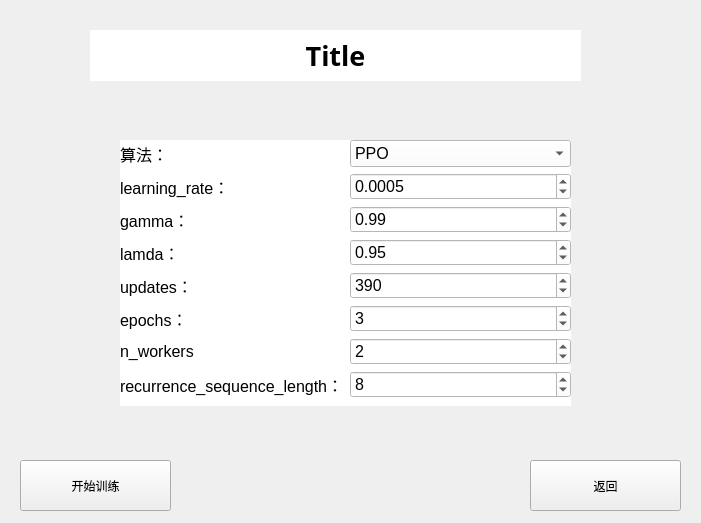
<?xml version="1.0" encoding="UTF-8"?>
<ui version="4.0">
 <class>Form</class>
 <widget class="QWidget" name="Form">
  <property name="geometry">
   <rect>
    <x>0</x>
    <y>0</y>
    <width>701</width>
    <height>523</height>
   </rect>
  </property>
  <property name="windowTitle">
   <string>Form</string>
  </property>
  <widget class="QLabel" name="label">
   <property name="geometry">
    <rect>
     <x>90</x>
     <y>30</y>
     <width>491</width>
     <height>51</height>
    </rect>
   </property>
   <property name="font">
    <font>
     <family>黑体</family>
     <pointsize>20</pointsize>
     <weight>75</weight>
     <bold>true</bold>
    </font>
   </property>
   <property name="styleSheet">
    <string notr="true">background-color: white;</string>
   </property>
   <property name="text">
    <string>Title</string>
   </property>
   <property name="alignment">
    <set>Qt::AlignCenter</set>
   </property>
  </widget>
  <widget class="QPushButton" name="pushButton_3">
   <property name="geometry">
    <rect>
     <x>530</x>
     <y>460</y>
     <width>151</width>
     <height>51</height>
    </rect>
   </property>
   <property name="text">
    <string>返回</string>
   </property>
  </widget>
  <widget class="QPushButton" name="pushButton">
   <property name="geometry">
    <rect>
     <x>20</x>
     <y>460</y>
     <width>151</width>
     <height>51</height>
    </rect>
   </property>
   <property name="text">
    <string>开始训练</string>
   </property>
  </widget>
  <widget class="QWidget" name="formLayoutWidget">
   <property name="geometry">
    <rect>
     <x>120</x>
     <y>140</y>
     <width>451</width>
     <height>266</height>
    </rect>
   </property>
   <property name="font">
    <font>
     <pointsize>12</pointsize>
    </font>
   </property>
   <property name="styleSheet">
    <string notr="true">background-color: white;</string>
   </property>
   <layout class="QFormLayout" name="formLayout">
    <property name="fieldGrowthPolicy">
     <enum>QFormLayout::AllNonFixedFieldsGrow</enum>
    </property>
    <item row="0" column="0">
     <widget class="QLabel" name="label_2">
      <property name="font">
       <font>
        <pointsize>12</pointsize>
       </font>
      </property>
      <property name="styleSheet">
       <string notr="true">background-color: white;</string>
      </property>
      <property name="text">
       <string>算法：</string>
      </property>
     </widget>
    </item>
    <item row="0" column="1">
     <widget class="QComboBox" name="comboBox">
      <property name="font">
       <font>
        <pointsize>12</pointsize>
       </font>
      </property>
      <property name="styleSheet">
       <string notr="true">background-color: white;</string>
      </property>
      <item>
       <property name="text">
        <string>PPO</string>
       </property>
      </item>
      <item>
       <property name="text">
        <string>SAC</string>
       </property>
      </item>
     </widget>
    </item>
    <item row="1" column="0">
     <widget class="QLabel" name="label_3">
      <property name="font">
       <font>
        <pointsize>12</pointsize>
       </font>
      </property>
      <property name="styleSheet">
       <string notr="true">background-color: white;</string>
      </property>
      <property name="text">
       <string>learning_rate：</string>
      </property>
     </widget>
    </item>
    <item row="1" column="1">
     <widget class="QDoubleSpinBox" name="doubleSpinBox">
      <property name="font">
       <font>
        <pointsize>12</pointsize>
       </font>
      </property>
      <property name="styleSheet">
       <string notr="true">background-color: white;</string>
      </property>
      <property name="decimals">
       <number>4</number>
      </property>
      <property name="value">
       <double>0.000500000000000</double>
      </property>
     </widget>
    </item>
    <item row="2" column="0">
     <widget class="QLabel" name="label_4">
      <property name="font">
       <font>
        <pointsize>12</pointsize>
       </font>
      </property>
      <property name="styleSheet">
       <string notr="true">background-color: white;</string>
      </property>
      <property name="text">
       <string>gamma：</string>
      </property>
     </widget>
    </item>
    <item row="2" column="1">
     <widget class="QDoubleSpinBox" name="doubleSpinBox_2">
      <property name="font">
       <font>
        <pointsize>12</pointsize>
       </font>
      </property>
      <property name="styleSheet">
       <string notr="true">background-color: white;</string>
      </property>
      <property name="decimals">
       <number>2</number>
      </property>
      <property name="value">
       <double>0.990000000000000</double>
      </property>
     </widget>
    </item>
    <item row="3" column="0">
     <widget class="QLabel" name="label_5">
      <property name="font">
       <font>
        <pointsize>12</pointsize>
       </font>
      </property>
      <property name="styleSheet">
       <string notr="true">background-color: white;</string>
      </property>
      <property name="text">
       <string>lamda：</string>
      </property>
     </widget>
    </item>
    <item row="3" column="1">
     <widget class="QDoubleSpinBox" name="doubleSpinBox_3">
      <property name="font">
       <font>
        <pointsize>12</pointsize>
       </font>
      </property>
      <property name="styleSheet">
       <string notr="true">background-color: white;</string>
      </property>
      <property name="value">
       <double>0.950000000000000</double>
      </property>
     </widget>
    </item>
    <item row="4" column="0">
     <widget class="QLabel" name="label_6">
      <property name="font">
       <font>
        <pointsize>12</pointsize>
       </font>
      </property>
      <property name="styleSheet">
       <string notr="true">background-color: white;</string>
      </property>
      <property name="text">
       <string>updates：</string>
      </property>
     </widget>
    </item>
    <item row="4" column="1">
     <widget class="QSpinBox" name="spinBox">
      <property name="font">
       <font>
        <pointsize>12</pointsize>
       </font>
      </property>
      <property name="styleSheet">
       <string notr="true">background-color: white;</string>
      </property>
      <property name="maximum">
       <number>1000</number>
      </property>
      <property name="value">
       <number>390</number>
      </property>
      <property name="displayIntegerBase">
       <number>10</number>
      </property>
     </widget>
    </item>
    <item row="5" column="0">
     <widget class="QLabel" name="label_7">
      <property name="font">
       <font>
        <pointsize>12</pointsize>
       </font>
      </property>
      <property name="styleSheet">
       <string notr="true">background-color: white;</string>
      </property>
      <property name="text">
       <string>epochs：</string>
      </property>
     </widget>
    </item>
    <item row="5" column="1">
     <widget class="QSpinBox" name="spinBox_2">
      <property name="font">
       <font>
        <pointsize>12</pointsize>
       </font>
      </property>
      <property name="styleSheet">
       <string notr="true">background-color: white;</string>
      </property>
      <property name="maximum">
       <number>100</number>
      </property>
      <property name="value">
       <number>3</number>
      </property>
      <property name="displayIntegerBase">
       <number>10</number>
      </property>
     </widget>
    </item>
    <item row="6" column="0">
     <widget class="QLabel" name="label_8">
      <property name="font">
       <font>
        <pointsize>12</pointsize>
       </font>
      </property>
      <property name="styleSheet">
       <string notr="true">background-color: white;</string>
      </property>
      <property name="text">
       <string>n_workers</string>
      </property>
     </widget>
    </item>
    <item row="6" column="1">
     <widget class="QSpinBox" name="spinBox_3">
      <property name="font">
       <font>
        <pointsize>12</pointsize>
       </font>
      </property>
      <property name="styleSheet">
       <string notr="true">background-color: white;</string>
      </property>
      <property name="maximum">
       <number>100</number>
      </property>
      <property name="value">
       <number>2</number>
      </property>
      <property name="displayIntegerBase">
       <number>10</number>
      </property>
     </widget>
    </item>
    <item row="7" column="0">
     <widget class="QLabel" name="label_9">
      <property name="font">
       <font>
        <pointsize>12</pointsize>
       </font>
      </property>
      <property name="styleSheet">
       <string notr="true">background-color: white;</string>
      </property>
      <property name="text">
       <string>recurrence_sequence_length：</string>
      </property>
     </widget>
    </item>
    <item row="7" column="1">
     <widget class="QSpinBox" name="spinBox_4">
      <property name="font">
       <font>
        <pointsize>12</pointsize>
       </font>
      </property>
      <property name="styleSheet">
       <string notr="true">background-color: white;</string>
      </property>
      <property name="maximum">
       <number>100</number>
      </property>
      <property name="value">
       <number>8</number>
      </property>
      <property name="displayIntegerBase">
       <number>10</number>
      </property>
     </widget>
    </item>
   </layout>
  </widget>
 </widget>
 <resources/>
 <connections/>
</ui>
